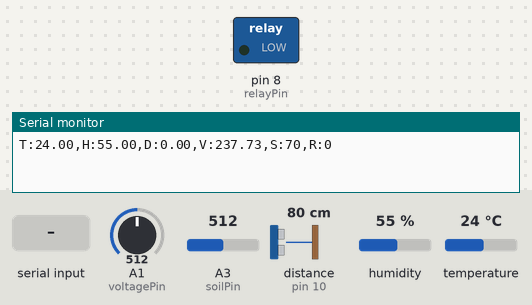
Bench run of a sketch on a simulated Arduino Nano, built with avr-gcc and run on an emulated ATmega328P. Shown: switched loads named in the sketch (green lamp = pin HIGH), the last lines printed to the serial monitor. Wiring (inferred from the names in the program): ultrasonic range finder: trigger pin 9; echo pin 10. The test bench sets the inputs (shaded band); at power-on: A1 (voltagePin) = 512, A3 (soilPin) = 512, distance to the obstacle (sensor on pin 10) 80 cm, humidity 55 %, temperature 24 °C. The echo pulse lasts 58.3 µs per cm; pins used as bus, display or sensor lines are not drawn.

Above: at 1.2 s.
1.3 s: "1" received over Serial
At 3.2 s:
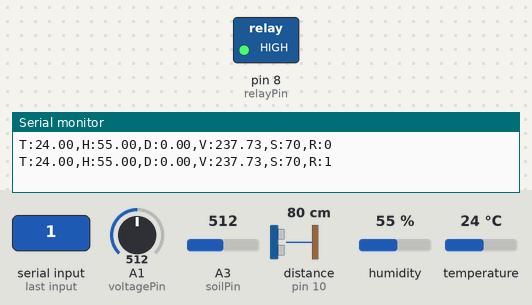
3.5 s: "0" received over Serial
At 4.9 s:
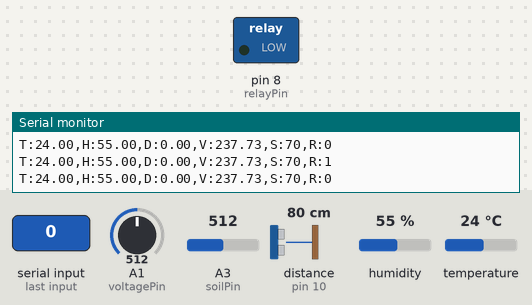
Timing chart, 0 to 6.5 s (numbered marks = the images above; inputs shaded):
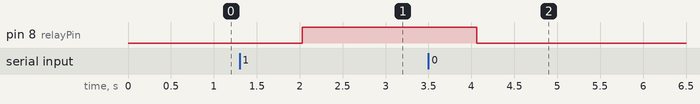

The sketch:

Nano.ino
```cpp
#include <DHT.h>

#define DHTPIN 3
#define DHTTYPE DHT11

DHT dht(DHTPIN, DHTTYPE);

const int trigPin = 9;
const int echoPin = 10;
const int relayPin = 8;
const int voltagePin = A1;
const int soilPin = A3;

long duration;
float distance;
int relayState = 0;

float tankHeight = 11.0;   // Tank height in cm

void setup()
{
  Serial.begin(9600);

  pinMode(trigPin, OUTPUT);
  pinMode(echoPin, INPUT);
  pinMode(relayPin, OUTPUT);

  dht.begin();
}

void loop()
{
  // ---- SERIAL COMMAND FOR RELAY ----
  if (Serial.available() > 0)
  {
    char cmd = Serial.read();

    if (cmd == '1')
    {
      relayState = 1;
      digitalWrite(relayPin, HIGH);
    }
    else if (cmd == '0')
    {
      relayState = 0;
      digitalWrite(relayPin, LOW);
    }
  }

  // ---- DHT11 ----
  float humidity = dht.readHumidity();
  float temperature = dht.readTemperature();

  // ---- ULTRASONIC ----
  digitalWrite(trigPin, LOW);
  delayMicroseconds(2);

  digitalWrite(trigPin, HIGH);
  delayMicroseconds(10);
  digitalWrite(trigPin, LOW);

  duration = pulseIn(echoPin, HIGH);
  distance = duration * 0.034 / 2;

  // Convert distance to tank percentage
  float waterPercent = (distance / tankHeight) * 100;
  if (waterPercent > 100) waterPercent = 100;
  if (waterPercent < 0) waterPercent = 0;

  // ---- VOLTAGE SENSOR ----
  int rawVoltage = analogRead(voltagePin);
  float voltage = rawVoltage * (5.0 / 1023.0);

  // ---- SOIL MOISTURE ----
  int soilRaw = analogRead(soilPin);

  // Convert soil moisture to %
  int soilPercent = map(soilRaw, 1023, 300, 0, 100);
  soilPercent = constrain(soilPercent, 0, 100);

  // ---- SERIAL OUTPUT ----
  Serial.print("T:");
  Serial.print(temperature);

  Serial.print(",H:");
  Serial.print(humidity);

  Serial.print(",D:");
  Serial.print(100-waterPercent);   // distance as %

  Serial.print(",V:");
  Serial.print((voltage * 9.5) * 10);

  Serial.print(",S:");
  Serial.print(soilPercent);    // soil moisture %

  Serial.print(",R:");
  Serial.println(relayState);

  delay(2000);
}
```

Measured:
- after the input at 1.3 s, pin 8 (relayPin): LOW → HIGH after 0.73 s
- after the input at 3.5 s, pin 8 (relayPin): HIGH → LOW after 0.56 s
